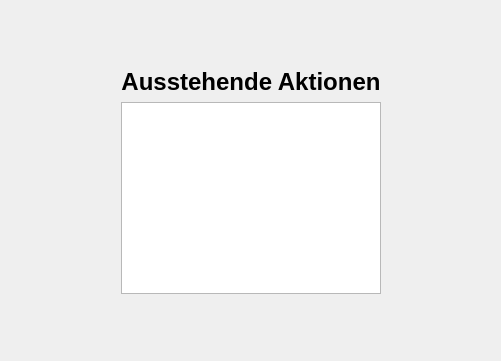
<?xml version="1.0" encoding="UTF-8"?>
<ui version="4.0">
 <class>Form</class>
 <widget class="QWidget" name="Form">
  <property name="geometry">
   <rect>
    <x>0</x>
    <y>0</y>
    <width>501</width>
    <height>361</height>
   </rect>
  </property>
  <property name="font">
   <font>
    <pointsize>12</pointsize>
   </font>
  </property>
  <property name="windowTitle">
   <string>Form</string>
  </property>
  <layout class="QGridLayout" name="gridLayout">
   <item row="0" column="1">
    <spacer name="verticalSpacer_2">
     <property name="orientation">
      <enum>Qt::Orientation::Vertical</enum>
     </property>
     <property name="sizeHint" stdset="0">
      <size>
       <width>20</width>
       <height>40</height>
      </size>
     </property>
    </spacer>
   </item>
   <item row="2" column="1">
    <widget class="QTableWidget" name="pending_table"/>
   </item>
   <item row="1" column="1">
    <widget class="QLabel" name="label">
     <property name="font">
      <font>
       <pointsize>18</pointsize>
       <bold>true</bold>
      </font>
     </property>
     <property name="text">
      <string>Ausstehende Aktionen</string>
     </property>
     <property name="alignment">
      <set>Qt::AlignmentFlag::AlignCenter</set>
     </property>
    </widget>
   </item>
   <item row="3" column="1">
    <spacer name="verticalSpacer">
     <property name="orientation">
      <enum>Qt::Orientation::Vertical</enum>
     </property>
     <property name="sizeHint" stdset="0">
      <size>
       <width>20</width>
       <height>40</height>
      </size>
     </property>
    </spacer>
   </item>
   <item row="2" column="0">
    <spacer name="horizontalSpacer">
     <property name="orientation">
      <enum>Qt::Orientation::Horizontal</enum>
     </property>
     <property name="sizeHint" stdset="0">
      <size>
       <width>40</width>
       <height>20</height>
      </size>
     </property>
    </spacer>
   </item>
   <item row="2" column="2">
    <spacer name="horizontalSpacer_2">
     <property name="orientation">
      <enum>Qt::Orientation::Horizontal</enum>
     </property>
     <property name="sizeHint" stdset="0">
      <size>
       <width>40</width>
       <height>20</height>
      </size>
     </property>
    </spacer>
   </item>
  </layout>
 </widget>
 <resources/>
 <connections/>
</ui>
